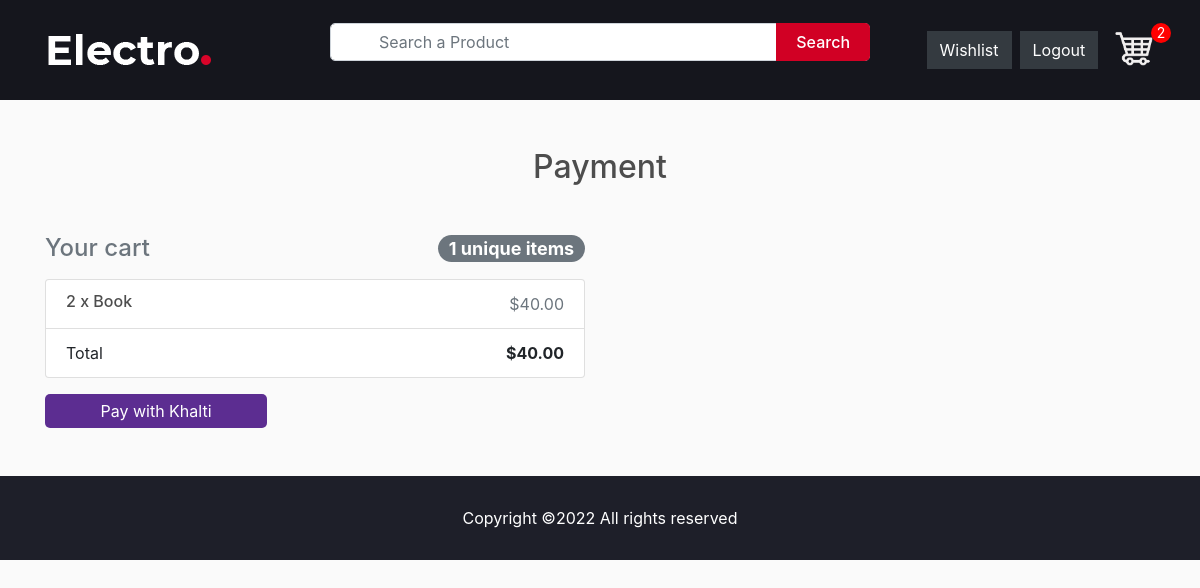
Screenshot of /payment (signed in) with the database file from the repository.
### store/models.py (models this page shows, shortened)
class Order(models.Model):
    customer = models.ForeignKey(
        Customer, on_delete=models.CASCADE, blank=True, null=True
    )
    items = models.ManyToManyField(OrderItem)
    date_orderd = models.DateTimeField(auto_now_add=True)
    ordered = models.BooleanField(default=False, null=False, blank=False)
    being_delivered = models.BooleanField(default=False)
    transaction_id = models.CharField(max_length=200, null=True)
    total_price = models.FloatField(max_length=200, null=True)  # added
    sphipping_address = models.ForeignKey(
        "ShippingAddress", on_delete=models.SET_NULL, blank=True, null=True
    )
    payment = models.ForeignKey(
        "Payment", on_delete=models.SET_NULL, blank=True, null=True
    )
    def get_total(self):
        total = 0
        for order_items in self.items.all():
            total = total + order_items.get_total_item_price
        return total
    @property
    def get_cart_items(self):
        total = 0
        for order_item in self.items.all():
            total += order_item.quantity
        return total

class OrderItem(models.Model):
    customer = models.ForeignKey(
        Customer, on_delete=models.CASCADE, blank=True, null=True
    )
    product = models.ForeignKey(Product, on_delete=models.CASCADE, null=True)
    quantity = models.IntegerField(default=0, null=True, blank=True)
    ordered = models.BooleanField(default=False)
    @property
    def get_total_item_price(self):
        total = self.product.price * self.quantity
        return total

class Product(models.Model):
    name = models.CharField(max_length=200, null=True)
    price = models.DecimalField(max_digits=7, decimal_places=2)
    digital = models.BooleanField(default=False, null=True, blank=False)
    image = models.ImageField(null=True, blank=True)
    status = models.BooleanField(default=False, null=True, blank=False)  # changed
    description = models.TextField(max_length=1000, null=True, blank=True)  # added

### store/views.py (the view)
# urls.py: path("payment", PaymentView.as_view(), name="payment"),
class PaymentView(LoginRequiredMixin, View):
    login_url = "login"
    def get(self, *args, **kwargs):
        try:
            customer = get_object_or_404(Customer, user=self.request.user)
            order = Order.objects.get(customer=customer, ordered=False)
            form = CheckoutForm()
            context = {"form": form, "order": order}
            return render(self.request, "store/payment.html", context)
        except ObjectDoesNotExist:
            return redirect("payment")

### store/forms.py
class CheckoutForm(forms.Form):
    street_address = forms.CharField()
    appartment_address = forms.CharField(required=False)
    country = forms.CharField()
    contact = forms.RegexField(regex=r'^[0-9]{5,10}$')
    def __init__(self, *args, **kwargs):
        super(CheckoutForm, self).__init__(*args, **kwargs)
        self.fields['country'].initial = 'Nepal'
        self.fields['street_address'].widget.attrs.update(
            {'class': 'form-control', 'placeholder': 'Enter your address'})
        self.fields['appartment_address'].widget.attrs.update(
            {'class': 'form-control', 'placeholder': 'Enter your secondary address'})
        self.fields['country'].widget.attrs.update(
            {'class': 'form-control', 'placeholder': 'Enter your country name'})
        self.fields['contact'].widget.attrs.update(
            {'class': 'form-control', 'placeholder': 'Enter your phone no.'})

### context_processors/context_processors.py (called while the page is built, shortened)
def total_cart_items(request):
    if request.user.is_authenticated and not request.user.is_superuser:
        customer = Customer.objects.filter(user=request.user).first()
        if customer is None:
            return {"totalCartItems": 0}
        order = Order.objects.filter(customer=customer, ordered=False).first()
        if order is None:
            return {"totalCartItems": 0}
        cartItems = order.get_cart_items
    return {"totalCartItems": cartItems}

### store/templates/store/payment.html (shortened to what this page needs)
{% extends 'store/header.html' %} {% load static %} {% load crispy_forms_tags %}
 {% block content %}
<main>
    <section class="py-5">
        <div class="container">
            <h2 class="h2 text-center mb-5">Payment</h2>
            <div class="row">
                {% include "store/order_snippet.html" %}
                <div class="col-12">
                    <button
                        id="payment-button"
                        style="
                            background-color: #5c2d91;
                            cursor: pointer;
                            color: #fff;
                            border: none;
                            padding: 5px 10px;
                            border-radius: 5px;
                            width: 20%;
                        "
                    >
                        Pay with Khalti
                    </button>
                </div>
            </div>
        </div>
    </section>
</main>
{% endblock content %}

### store/templates/store/order_snippet.html
<div class="col-md-6">
    <h4 class="d-flex justify-content-between align-items-center mb-3">
        <span class="text-muted">Your cart</span>
        <span class="badge badge-secondary badge-pill"
            >{{ order.items.count }} unique items</span
        >
    </h4>
    <ul class="list-group mb-3 z-depth-1">
        {% for order_item in order.items.all %}
        <li class="list-group-item d-flex justify-content-between lh-condensed">
            <div>
                <h6 class="my-0">
                    {{ order_item.quantity }} x {{ order_item.product.name}}
                </h6>
            </div>
            <span class="text-muted"
                >${{ order_item.get_total_item_price }}</span
            >
        </li>
        {% endfor %}
        <li class="list-group-item d-flex justify-content-between">
            <span>Total</span>
            <strong>${{ order.get_total }}</strong>
        </li>
    </ul>
</div>

### static/css/style.css (style rules this page uses)
body { background-color: #fafafa; }
h1, h2, h3, h4, h5, h6 { color: #4d4d4d; }

### rows the page displays
Order: items.count "1", get_total "40.00"
OrderItem: quantity "2", product.name "Book", get_total_item_price "40.00"

### other values shown
{{ totalCartItems }} "2"
